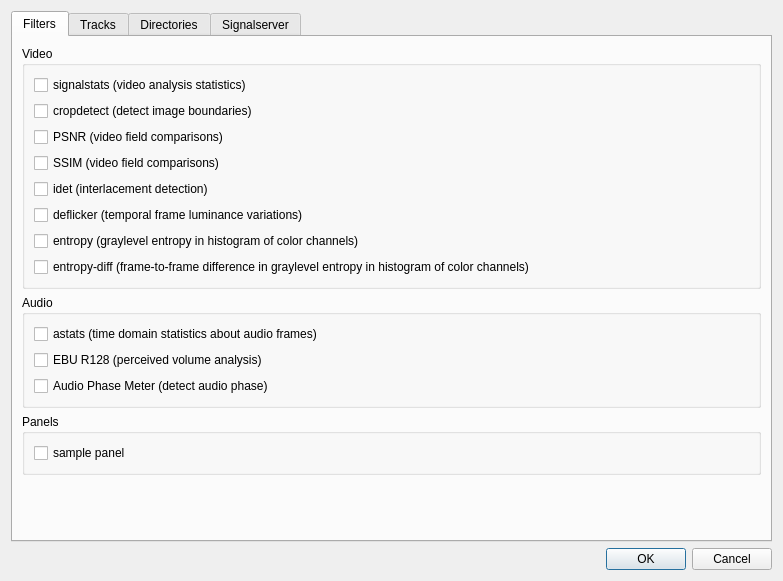
<?xml version="1.0" encoding="UTF-8"?>
<ui version="4.0">
 <class>Preferences</class>
 <widget class="QDialog" name="Preferences">
  <property name="geometry">
   <rect>
    <x>0</x>
    <y>0</y>
    <width>783</width>
    <height>581</height>
   </rect>
  </property>
  <property name="windowTitle">
   <string>Preferences</string>
  </property>
  <layout class="QVBoxLayout" name="verticalLayout">
   <item>
    <widget class="QTabWidget" name="tabWidget">
     <property name="currentIndex">
      <number>0</number>
     </property>
     <widget class="QWidget" name="Filters">
      <attribute name="title">
       <string>Filters</string>
      </attribute>
      <layout class="QGridLayout" name="gridLayout_2">
       <item row="0" column="0">
        <widget class="QGroupBox" name="groupBox_2">
         <property name="title">
          <string>Video</string>
         </property>
         <layout class="QHBoxLayout" name="horizontalLayout_2">
          <item>
           <layout class="QVBoxLayout" name="verticalLayout_4">
            <item>
             <widget class="QCheckBox" name="Filters_Video_signalstats">
              <property name="text">
               <string>signalstats (video analysis statistics) </string>
              </property>
             </widget>
            </item>
            <item>
             <widget class="QCheckBox" name="Filters_Video_cropdetect">
              <property name="text">
               <string>cropdetect (detect image boundaries)</string>
              </property>
             </widget>
            </item>
            <item>
             <widget class="QCheckBox" name="Filters_Video_Psnr">
              <property name="text">
               <string>PSNR (video field comparisons)</string>
              </property>
             </widget>
            </item>
            <item>
             <widget class="QCheckBox" name="Filters_Video_Ssim">
              <property name="text">
               <string>SSIM (video field comparisons)</string>
              </property>
             </widget>
            </item>
            <item>
             <widget class="QCheckBox" name="Filters_Video_Idet">
              <property name="text">
               <string>idet (interlacement detection)</string>
              </property>
             </widget>
            </item>
            <item>
             <widget class="QCheckBox" name="Filters_Video_Deflicker">
              <property name="text">
               <string>deflicker (temporal frame luminance variations)</string>
              </property>
             </widget>
            </item>
            <item>
             <widget class="QCheckBox" name="Filters_Video_Entropy">
              <property name="text">
               <string>entropy (graylevel entropy in histogram of color channels)</string>
              </property>
             </widget>
            </item>
            <item>
             <widget class="QCheckBox" name="Filters_Video_EntropyDiff">
              <property name="text">
               <string>entropy-diff (frame-to-frame difference in graylevel entropy in histogram of color channels)</string>
              </property>
             </widget>
            </item>
           </layout>
          </item>
         </layout>
        </widget>
       </item>
       <item row="1" column="0">
        <widget class="QGroupBox" name="groupBox_3">
         <property name="title">
          <string>Audio</string>
         </property>
         <layout class="QVBoxLayout" name="verticalLayout_11">
          <item>
           <layout class="QVBoxLayout" name="verticalLayout_3">
            <item>
             <widget class="QCheckBox" name="Filters_Audio_astats">
              <property name="text">
               <string>astats (time domain statistics about audio frames)</string>
              </property>
             </widget>
            </item>
            <item>
             <widget class="QCheckBox" name="Filters_Audio_EbuR128">
              <property name="text">
               <string>EBU R128 (perceived volume analysis)</string>
              </property>
             </widget>
            </item>
            <item>
             <widget class="QCheckBox" name="Filters_Audio_aphasemeter">
              <property name="text">
               <string>Audio Phase Meter (detect audio phase)</string>
              </property>
             </widget>
            </item>
           </layout>
          </item>
         </layout>
        </widget>
       </item>
       <item row="2" column="0">
        <widget class="QGroupBox" name="panelsGroupBox">
         <property name="title">
          <string>Panels</string>
         </property>
         <layout class="QVBoxLayout" name="verticalLayout_13">
          <item>
           <layout class="QVBoxLayout" name="verticalLayout_9">
            <item>
             <widget class="QCheckBox" name="samplePanel_checkBox">
              <property name="text">
               <string>sample panel</string>
              </property>
             </widget>
            </item>
           </layout>
          </item>
         </layout>
        </widget>
       </item>
       <item row="3" column="0">
        <spacer name="verticalSpacer">
         <property name="orientation">
          <enum>Qt::Vertical</enum>
         </property>
         <property name="sizeHint" stdset="0">
          <size>
           <width>20</width>
           <height>20</height>
          </size>
         </property>
        </spacer>
       </item>
      </layout>
     </widget>
     <widget class="QWidget" name="Tracks">
      <attribute name="title">
       <string>Tracks</string>
      </attribute>
      <layout class="QVBoxLayout" name="verticalLayout_5">
       <item>
        <layout class="QVBoxLayout" name="verticalLayout_6">
         <item>
          <widget class="QGroupBox" name="groupBox_4">
           <property name="title">
            <string>Video</string>
           </property>
           <layout class="QVBoxLayout" name="verticalLayout_2">
            <item>
             <layout class="QVBoxLayout" name="verticalLayout_7">
              <item>
               <widget class="QRadioButton" name="Tracks_Video_First">
                <property name="text">
                 <string>First track only</string>
                </property>
               </widget>
              </item>
              <item>
               <widget class="QRadioButton" name="Tracks_Video_All">
                <property name="text">
                 <string>All tracks</string>
                </property>
               </widget>
              </item>
             </layout>
            </item>
           </layout>
          </widget>
         </item>
         <item>
          <widget class="QGroupBox" name="groupBox_5">
           <property name="title">
            <string>Audio</string>
           </property>
           <layout class="QVBoxLayout" name="verticalLayout_12">
            <item>
             <layout class="QVBoxLayout" name="verticalLayout_8">
              <item>
               <widget class="QRadioButton" name="Tracks_Audio_First">
                <property name="text">
                 <string>First track only</string>
                </property>
               </widget>
              </item>
              <item>
               <widget class="QRadioButton" name="Tracks_Audio_All">
                <property name="text">
                 <string>All tracks</string>
                </property>
               </widget>
              </item>
             </layout>
            </item>
           </layout>
          </widget>
         </item>
        </layout>
       </item>
       <item>
        <spacer name="verticalSpacer_5">
         <property name="orientation">
          <enum>Qt::Vertical</enum>
         </property>
         <property name="sizeHint" stdset="0">
          <size>
           <width>20</width>
           <height>40</height>
          </size>
         </property>
        </spacer>
       </item>
      </layout>
     </widget>
     <widget class="QWidget" name="tab">
      <attribute name="title">
       <string>Directories</string>
      </attribute>
      <widget class="QLineEdit" name="cacheDirectoryPath_lineEdit">
       <property name="geometry">
        <rect>
         <x>129</x>
         <y>9</y>
         <width>621</width>
         <height>20</height>
        </rect>
       </property>
       <property name="placeholderText">
        <string>Cache directory path (default operating system settings if empty)</string>
       </property>
      </widget>
      <widget class="QLabel" name="label_2">
       <property name="geometry">
        <rect>
         <x>10</x>
         <y>10</y>
         <width>111</width>
         <height>16</height>
        </rect>
       </property>
       <property name="text">
        <string>Cache directory path:</string>
       </property>
      </widget>
     </widget>
     <widget class="QWidget" name="Signalserver">
      <attribute name="title">
       <string>Signalserver</string>
      </attribute>
      <layout class="QGridLayout" name="gridLayout">
       <item row="5" column="0">
        <widget class="QCheckBox" name="signalServerEnableAutoUpload_checkBox">
         <property name="enabled">
          <bool>false</bool>
         </property>
         <property name="text">
          <string>Upload to signalserver automatically</string>
         </property>
        </widget>
       </item>
       <item row="6" column="0">
        <spacer name="horizontalSpacer">
         <property name="orientation">
          <enum>Qt::Horizontal</enum>
         </property>
         <property name="sizeHint" stdset="0">
          <size>
           <width>221</width>
           <height>20</height>
          </size>
         </property>
        </spacer>
       </item>
       <item row="0" column="0" colspan="4">
        <widget class="QLineEdit" name="signalServerUrl_lineEdit">
         <property name="sizePolicy">
          <sizepolicy hsizetype="MinimumExpanding" vsizetype="Fixed">
           <horstretch>0</horstretch>
           <verstretch>0</verstretch>
          </sizepolicy>
         </property>
         <property name="placeholderText">
          <string>Signalserver URL (http://example.com)</string>
         </property>
        </widget>
       </item>
       <item row="2" column="0" colspan="4">
        <widget class="QLineEdit" name="signalServerPassword_lineEdit">
         <property name="echoMode">
          <enum>QLineEdit::Password</enum>
         </property>
         <property name="placeholderText">
          <string>Password</string>
         </property>
        </widget>
       </item>
       <item row="1" column="0" colspan="4">
        <widget class="QLineEdit" name="signalServerLogin_lineEdit">
         <property name="placeholderText">
          <string>User name</string>
         </property>
        </widget>
       </item>
       <item row="6" column="1" colspan="2">
        <widget class="QPushButton" name="testConnection_pushButton">
         <property name="text">
          <string>Test connection</string>
         </property>
        </widget>
       </item>
       <item row="6" column="3">
        <spacer name="horizontalSpacer_2">
         <property name="orientation">
          <enum>Qt::Horizontal</enum>
         </property>
         <property name="sizeHint" stdset="0">
          <size>
           <width>220</width>
           <height>20</height>
          </size>
         </property>
        </spacer>
       </item>
       <item row="8" column="0" colspan="4">
        <widget class="QLabel" name="connectionTest_label">
         <property name="text">
          <string/>
         </property>
         <property name="alignment">
          <set>Qt::AlignCenter</set>
         </property>
         <property name="wordWrap">
          <bool>true</bool>
         </property>
        </widget>
       </item>
       <item row="4" column="0">
        <widget class="QCheckBox" name="signalServerEnable_checkBox">
         <property name="text">
          <string>Enable signalserver</string>
         </property>
        </widget>
       </item>
       <item row="3" column="0" colspan="4">
        <widget class="QLabel" name="label">
         <property name="font">
          <font>
           <pointsize>7</pointsize>
          </font>
         </property>
         <property name="text">
          <string>Warning: passwords are stored insecurely and transmit in plain text!</string>
         </property>
         <property name="alignment">
          <set>Qt::AlignCenter</set>
         </property>
        </widget>
       </item>
       <item row="7" column="0" colspan="4">
        <spacer name="verticalSpacer_2">
         <property name="orientation">
          <enum>Qt::Vertical</enum>
         </property>
         <property name="sizeHint" stdset="0">
          <size>
           <width>20</width>
           <height>40</height>
          </size>
         </property>
        </spacer>
       </item>
      </layout>
     </widget>
    </widget>
   </item>
   <item>
    <widget class="QDialogButtonBox" name="buttonBox">
     <property name="orientation">
      <enum>Qt::Horizontal</enum>
     </property>
     <property name="standardButtons">
      <set>QDialogButtonBox::Cancel|QDialogButtonBox::Ok</set>
     </property>
    </widget>
   </item>
  </layout>
 </widget>
 <tabstops>
  <tabstop>tabWidget</tabstop>
  <tabstop>Filters_Video_signalstats</tabstop>
  <tabstop>Filters_Video_cropdetect</tabstop>
  <tabstop>Filters_Video_Psnr</tabstop>
  <tabstop>Filters_Video_Ssim</tabstop>
  <tabstop>Filters_Video_Idet</tabstop>
  <tabstop>Filters_Video_Deflicker</tabstop>
  <tabstop>Filters_Video_Entropy</tabstop>
  <tabstop>Filters_Video_EntropyDiff</tabstop>
  <tabstop>Filters_Audio_astats</tabstop>
  <tabstop>Filters_Audio_EbuR128</tabstop>
  <tabstop>Filters_Audio_aphasemeter</tabstop>
  <tabstop>Tracks_Video_First</tabstop>
  <tabstop>Tracks_Video_All</tabstop>
  <tabstop>Tracks_Audio_First</tabstop>
  <tabstop>Tracks_Audio_All</tabstop>
  <tabstop>signalServerUrl_lineEdit</tabstop>
  <tabstop>signalServerLogin_lineEdit</tabstop>
  <tabstop>signalServerPassword_lineEdit</tabstop>
  <tabstop>signalServerEnable_checkBox</tabstop>
  <tabstop>signalServerEnableAutoUpload_checkBox</tabstop>
  <tabstop>testConnection_pushButton</tabstop>
 </tabstops>
 <resources/>
 <connections>
  <connection>
   <sender>buttonBox</sender>
   <signal>accepted()</signal>
   <receiver>Preferences</receiver>
   <slot>accept()</slot>
   <hints>
    <hint type="sourcelabel">
     <x>259</x>
     <y>397</y>
    </hint>
    <hint type="destinationlabel">
     <x>157</x>
     <y>274</y>
    </hint>
   </hints>
  </connection>
  <connection>
   <sender>buttonBox</sender>
   <signal>rejected()</signal>
   <receiver>Preferences</receiver>
   <slot>reject()</slot>
   <hints>
    <hint type="sourcelabel">
     <x>327</x>
     <y>397</y>
    </hint>
    <hint type="destinationlabel">
     <x>286</x>
     <y>274</y>
    </hint>
   </hints>
  </connection>
  <connection>
   <sender>signalServerEnable_checkBox</sender>
   <signal>toggled(bool)</signal>
   <receiver>signalServerEnableAutoUpload_checkBox</receiver>
   <slot>setEnabled(bool)</slot>
   <hints>
    <hint type="sourcelabel">
     <x>166</x>
     <y>140</y>
    </hint>
    <hint type="destinationlabel">
     <x>214</x>
     <y>177</y>
    </hint>
   </hints>
  </connection>
 </connections>
</ui>
